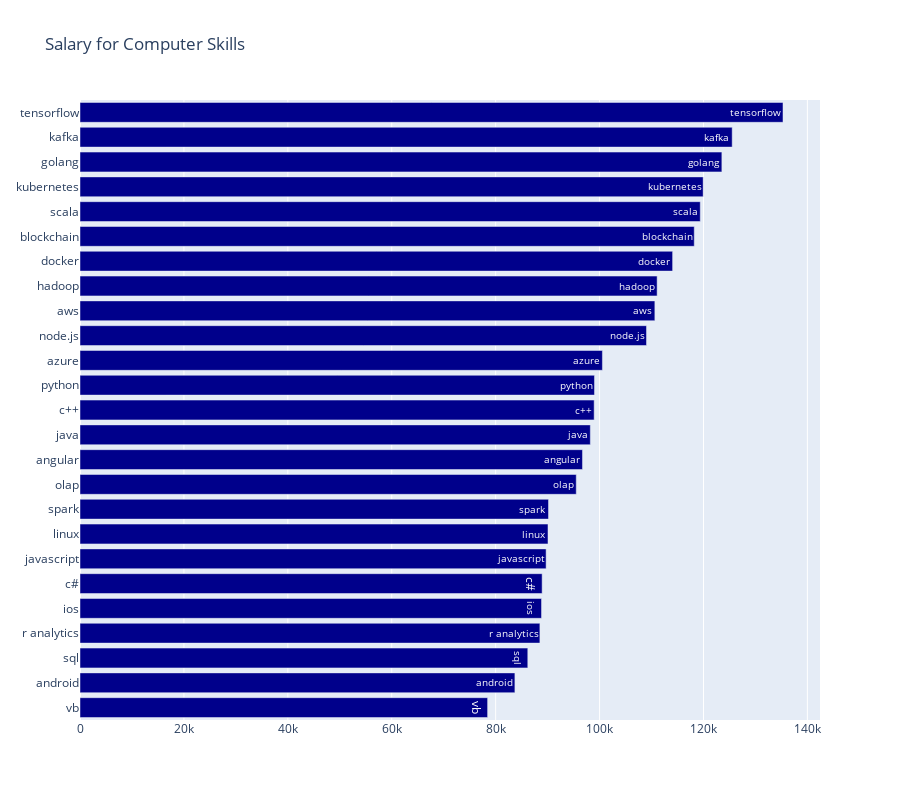

Notebook source saved alongside this figure:
### Code cell
# visualize bar plot (Salary for Software Skills)
salary_mean = jobs.groupby(['skill']).agg({'salary':'mean'}).sort_values('salary', ascending=True).rename(columns={'salary':'salary_mean'})

data = [Bar(y=salary_mean.index, x=salary_mean['salary_mean'], text=salary_mean.index, orientation='h', marker={'color':'darkblue'})]
layout = Layout(title="Salary for Computer Skills", width = 900, height = 800)

fig = Figure(data=data, layout=layout)

plotly.offline.iplot(fig, show_link=False)

### Figure 1 — Plotly figure (JSON) as saved in the notebook; plotly's stock layout.template omitted (floating-point values rounded to 4 significant figures)
{"data": [{"marker": {"color": "darkblue"}, "orientation": "h", "text": ["vb", "android", "sql", "r analytics", "ios", "c#", "javascript", "linux", "spark", "olap", "angular", "java", "c++", "python", "azure", "node.js", "aws", "hadoop", "docker", "blockchain", "scala", "kubernetes", "golang", "kafka", "tensorflow"], "type": "bar", "x": [78450.0, 83700.0, 86180.0, 88510.0, 88830.0, 88950.0, 89710.0, 90070.0, 90170.0, 95510.0, 96710.0, 98220.0, 98960.0, 99020.0, 100500.0, 109000.0, 110600.0, 111100.0, 114100.0, 118225, 119400.0, 119900.0, 123500.0, 125500.0, 135300.0], "y": ["vb", "android", "sql", "r analytics", "ios", "c#", "javascript", "linux", "spark", "olap", "angular", "java", "c++", "python", "azure", "node.js", "aws", "hadoop", "docker", "blockchain", "scala", "kubernetes", "golang", "kafka", "tensorflow"]}], "layout": {"height": 800, "title": {"text": "Salary for Computer Skills"}, "width": 900}}
